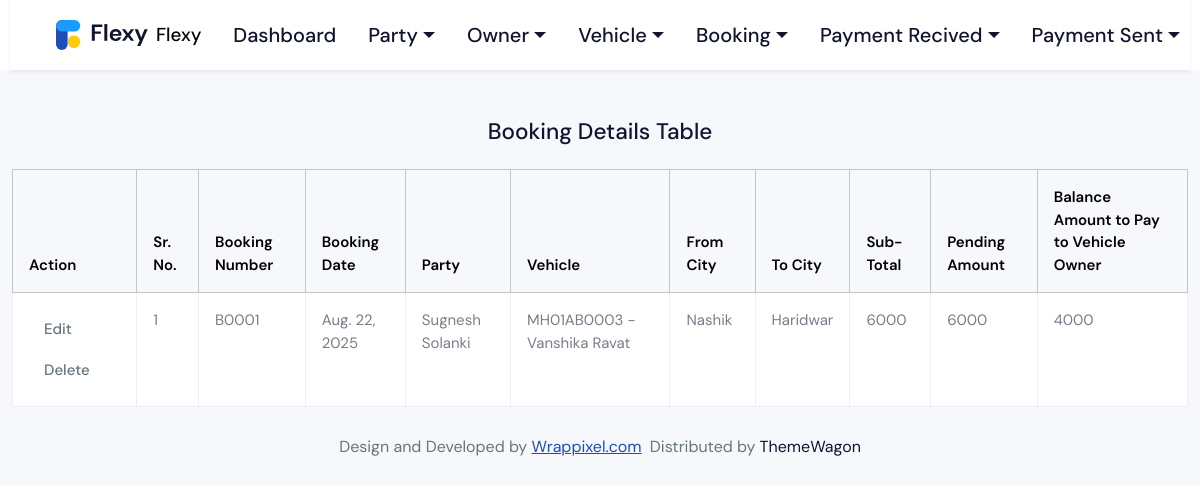
The page /show_booking/ (signed in) on the database as committed earlier.
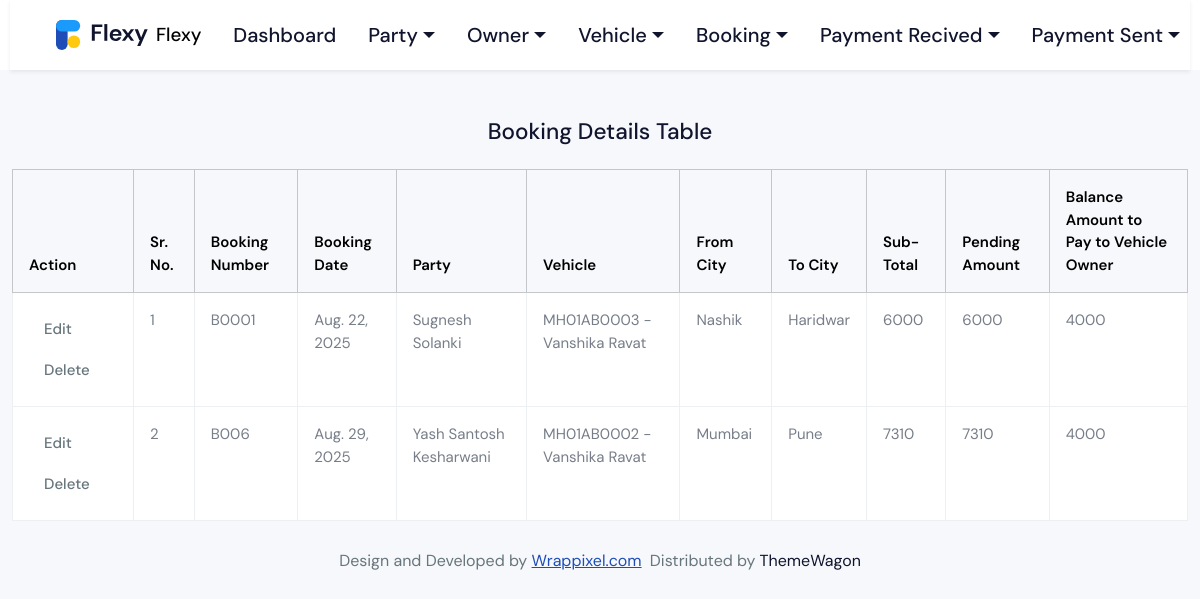
The same page on the database as committed later.
### website/models.py (models this page shows, shortened)
class Booking(models.Model):
    booking_number = models.CharField()
    booking_date = models.DateField(auto_now_add=True)
    party = models.ForeignKey('Party', on_delete=models.CASCADE)
    vehicle_type = models.ForeignKey('VehicleType', on_delete=models.CASCADE, blank=True)
    vehicle = models.ForeignKey('Vehicle', on_delete=models.CASCADE)
    loading_date = models.DateField(auto_now_add=True)
    unloading_date = models.DateField(auto_now_add=True)
    from_city = models.CharField()
    to_city = models.CharField()
    total_hire = models.IntegerField()
    advance_amount = models.IntegerField()
    balance_amount = models.IntegerField()
    commission = models.IntegerField()
    cash = models.IntegerField()
    online = models.IntegerField()
    transaction_id = models.CharField()
    utr = models.CharField()
    local = models.IntegerField()
    hamali = models.IntegerField()
    tds = models.IntegerField()
    st_charges = models.IntegerField()
    other_charges = models.IntegerField()
    remark = models.CharField()
    sub_total = models.IntegerField()
    previous_amount = models.IntegerField()
    pending_amount = models.IntegerField()
    total_hire_to_pay_to_vehicle = models.IntegerField(default=0)
    advance_amount_to_paid_to_vehicle = models.IntegerField(default=0)
    balance_amount_to_pay_to_vehicle = models.IntegerField(default=0)

class Party(models.Model):
    party_name = models.CharField()
    party_mobile = models.CharField()
    party_email = models.CharField()
    party_address = models.TextField()
    party_city = models.CharField()
    party_gst_number = models.CharField()
    party_pending_amt = models.IntegerField(default=0)
    def __str__(self):
        return self.party_name

class Vehicle(models.Model):
    vehicle_number = models.CharField()
    owner = models.ForeignKey("Owner", on_delete=models.CASCADE)
    vehicle_type = models.ForeignKey("VehicleType", on_delete=models.CASCADE)
    balance_amount = models.IntegerField(default=0)
    def __str__(self):
        return f"{self.vehicle_number} - {self.owner.owner_name}"

class Owner(models.Model):
    owner_name = models.CharField()
    owner_mobile = models.CharField()
    owner_address = models.TextField()
    owner_type = models.CharField()
    balance_amount = models.IntegerField(default=0)

### website/views.py (the view)
# urls.py: path('show_booking/', wb.show_booking, name='show_booking'),
def show_booking(req):
    if 'user_login_id' in req.session:
        bookings = models.Booking.objects.all()
        return render(req, 'show_booking.html', {'bookings':bookings})
    else:
        return redirect('/login/')

### template/show_booking.html
{% include "header.html" %}
<div class="body-wrapper-inner">
    <div class="container-fluid">
        <div class="row justify-content-center">
            <h4 class="mt-5 text-center">Booking Details Table</h4>
            <div class="table-responsive">
                <table class="table table-bordered mt-3">
                    <thead class="table-light">
                        <tr>
                            <th>Action</th>
                            <th>Sr. No.</th>
                            <th>Booking Number</th>
                            <th>Booking Date</th>
                            <th>Party</th>
                            <th>Vehicle</th>
                            <th>From City</th>
                            <th>To City</th>
                            <th>Sub-Total</th>
                            <th>Pending Amount</th>
                            <th>Balance Amount to Pay to Vehicle Owner</th>
                        </tr>
                    </thead>
                    <tbody>
                        {% for booking in bookings %}
                        <tr>
                            <td>
                                <a href="/edit_booking/?id={{booking.id}}"><button class="btn">Edit</button></a>
                                <a href="/delete_booking/?id={{booking.id}}"><button class="btn">Delete</button></a>
                            </td>
                            <td>{{forloop.counter}}</td>
                            <td>{{ booking.booking_number }}</td>
                            <td>{{ booking.booking_date }}</td>
                            <td>{{ booking.party }}</td>
                            <td>{{ booking.vehicle }}</td>
                            <td>{{ booking.from_city }}</td>
                            <td>{{ booking.to_city }}</td>
                            <td>{{ booking.sub_total }}</td>
                            <td>{{ booking.pending_amount }}</td>
                            <td>{{ booking.balance_amount_to_pay_to_vehicle }}</td>
                        </tr>
                        {% endfor %}
                    </tbody>
                </table>
            </div>
        </div>
    </div>
</div>
{% include 'footer.html' %}

Rows that differ between the two databases and show on the page:
added Booking: booking_number "B006", booking_date "Aug. 29, 2025", party "Yash Santosh Kesharwani", vehicle "MH01AB0002 - Vanshika Ravat", from_city "Mumbai", to_city "Pune", sub_total "7310", pending_amount "7310", balance_amount_to_pay_to_vehicle "4000"
